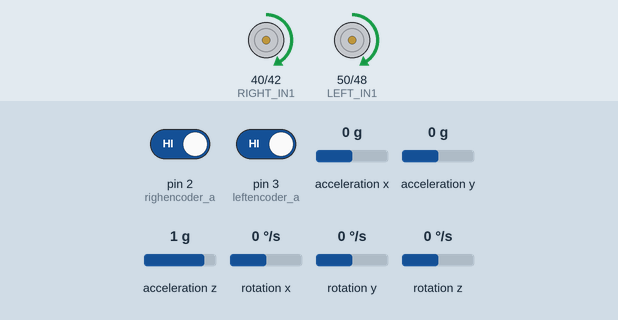
Simulated run of this sketch. Board: Arduino Mega 2560, built with avr-gcc and run on an emulated ATmega2560. Shown: motor-driver pin pairs drawn as motors (green arrow = first pin HIGH = forward, orange = second pin HIGH = backward, longer = more drive, scaled by the enable pin). Wiring (inferred from the names in the program): MPU-6050 motion sensor at I2C address 0x68. The test bench sets the inputs (shaded band); at power-on: acceleration x 0 g, rotation y 0 °/s, pin 2 (righencoder_a) HIGH, pin 3 (leftencoder_a) HIGH, acceleration y 0 g, acceleration z 1 g, rotation x 0 °/s, rotation z 0 °/s.

Above: at 1.2 s.
1.3 s: acceleration x set to -1.4 g
At 1.9 s:
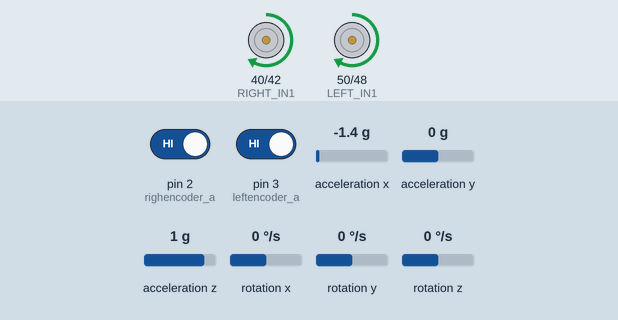
At 2.6 s:
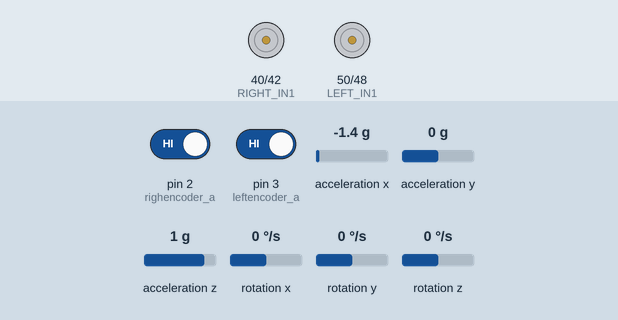
3.5 s: rotation y set to -192 °/s
At 4.6 s:
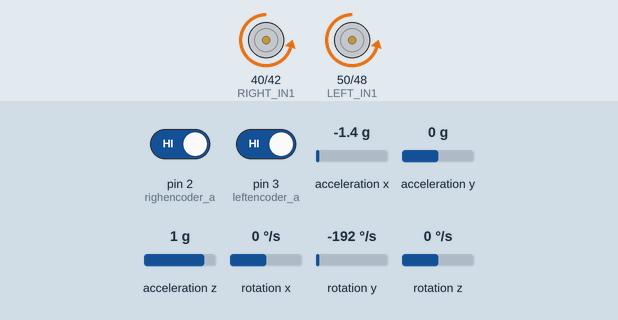
Timing chart, 0 to 7.1 s (numbered marks = the images above; inputs shaded):
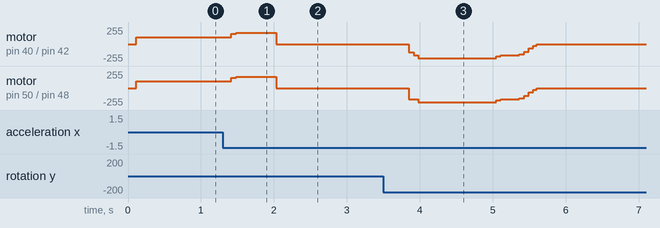

The sketch:

Fuzzy.ino
```cpp
#include <Wire.h>
#include "Kalman.h"
#include <avr/io.h>
#include <avr/interrupt.h>

Kalman kalmanX;

// =================== PIN CONFIG ===================
const int LEFT_PWM  = 46;  // Mega: Timer5
const int LEFT_IN1  = 50;
const int LEFT_IN2  = 48;

const int RIGHT_PWM = 44;  // Mega: Timer5
const int RIGHT_IN1 = 40;
const int RIGHT_IN2 = 42;

// =================== ENCODERS ===================
volatile long leftencoder  = 0;
volatile long righencoder  = 0;

const int leftencoder_a = 3;
const int leftencoder_b = 5;
const int righencoder_a = 2;
const int righencoder_b = 4;

// =================== IMU ===================
float AcX, AcZ;
float Gxro, Gxrate;     // gyro deg/s
float pitch = 0.0f;     // deg
float pitch_offset_deg = 0.5f;  // chỉnh bias thủ công

uint32_t t_prev_us = 0;
uint8_t i2cData[14];

// =================== STATES (đang tính nhưng chưa dùng vào điều khiển) ===================
float theta, phi;
float thetadot, phidot;
float thetaold = 0, phiold = 0;

// =================== MOTOR CONFIG ===================
const int PWM_MAX   = 255;
const int PWM_MIN   = 20;   // min PWM để thắng ma sát (tune)
const int PWM_DEADBAND = 2; // |U| < deadband => dừng (tune)

// =================== FUZZY SCALE (CHUẨN HÓA VỀ [-1..1]) ===================
// e = góc nghiêng (rad). de = tốc độ góc (rad/s)
// E_MAX ~ 20deg = 0.349rad (tune theo xe)
// DE_MAX ~ 200deg/s = 3.49rad/s (tune theo gyro)
const float E_MAX  = 0.25f;  // rad
const float DE_MAX = 2.0f;   // rad/s

// U scale
const float U_MAX = 220.0f;  // scale ra PWM (tune 180..255)

// =================== I2C ===================
static inline void i2cWriteByte(uint8_t addr, uint8_t reg, uint8_t data) {
  Wire.beginTransmission(addr);
  Wire.write(reg);
  Wire.write(data);
  Wire.endTransmission(true);
}

static inline int i2cRead(uint8_t addr, uint8_t reg, uint8_t* data, int len) {
  Wire.beginTransmission(addr);
  Wire.write(reg);
  if (Wire.endTransmission(false) != 0) return 1;
  Wire.requestFrom(addr, (uint8_t)len);
  for (int i = 0; i < len; i++) {
    if (!Wire.available()) return 2;
    data[i] = Wire.read();
  }
  return 0;
}

// =================== FUZZY UTILS ===================
static inline float tri(float x, float a, float b, float c) {
  if (x <= a || x >= c) return 0.0f;
  if (x == b) return 1.0f;
  if (x < b)  return (x - a) / (b - a);
  return (c - x) / (c - b);
}
static inline float trapL(float x, float a, float b) { // left-shoulder
  if (x <= a) return 1.0f;
  if (x >= b) return 0.0f;
  return (b - x) / (b - a);
}
static inline float trapR(float x, float a, float b) { // right-shoulder
  if (x <= a) return 0.0f;
  if (x >= b) return 1.0f;
  return (x - a) / (b - a);
}

// ===== 7 MF for [-1..1] =====
// NB, NM, NS, ZO, PS, PM, PB
static inline void fuzzify7(float x, float mu[7]) {
  // NB, PB dùng shoulder để không bị “mất lực” ở biên
  mu[0] = trapL(x, -1.0f, -0.6667f);
  mu[1] = tri  (x, -1.0f, -0.6667f, -0.3333f);
  mu[2] = tri  (x, -0.6667f, -0.3333f,  0.0f);
  mu[3] = tri  (x, -0.3333f,  0.0f,  0.3333f);
  mu[4] = tri  (x,  0.0f,  0.3333f,  0.6667f);
  mu[5] = tri  (x,  0.3333f,  0.6667f,  1.0f);
  mu[6] = trapR(x,  0.6667f,  1.0f);
}

// output MF (same set) for idx 0..6 at x in [-1..1]
static inline float mu_out7(int idx, float x) {
  switch (idx) {
    case 0: return trapL(x, -1.0f, -0.6667f);
    case 1: return tri  (x, -1.0f, -0.6667f, -0.3333f);
    case 2: return tri  (x, -0.6667f, -0.3333f,  0.0f);
    case 3: return tri  (x, -0.3333f,  0.0f,  0.3333f);
    case 4: return tri  (x,  0.0f,  0.3333f,  0.6667f);
    case 5: return tri  (x,  0.3333f,  0.6667f,  1.0f);
    case 6: return trapR(x,  0.6667f,  1.0f);
    default: return 0.0f;
  }
}

// ===== RULE TABLE (1..7) =====
const uint8_t rule_u[7][7] = {
  {7,7,6,6,6,5,4},
  {7,6,6,6,5,4,3},
  {6,6,5,4,3,2,2},
  {6,5,4,3,2,2,1},
  {6,4,3,2,2,1,1},
  {5,4,3,2,2,2,1},
  {4,3,2,2,2,1,1}
};

// Fuzzy-PD: input đã chuẩn hóa [-1..1]
static inline float fuzzyPD_norm(float eN, float deN) {
  float muE[7], muDE[7];
  fuzzify7(eN, muE);
  fuzzify7(deN, muDE);

  float num = 0.0f, den = 0.0f;

  // centroid by sampling 201 points: -1..1 step 0.01
  for (int i = 0; i <= 200; i++) {
    float x = -1.0f + 0.01f * i;
    float muAgg = 0.0f;

    for (int ie = 0; ie < 7; ie++) {
      float muEi = muE[ie];
      if (muEi <= 0) continue;

      for (int ide = 0; ide < 7; ide++) {
        float w = (muEi < muDE[ide]) ? muEi : muDE[ide]; // min
        if (w <= 0) continue;

        int outIdx = rule_u[ie][ide] - 1;               // 0..6
        float mout = mu_out7(outIdx, x);
        float clipped = (w < mout) ? w : mout;          // min(w, mout)
        if (clipped > muAgg) muAgg = clipped;           // max
      }
    }

    num += x * muAgg;
    den += muAgg;
  }

  if (den <= 1e-6f) return 0.0f;
  return num / den; // -1..1
}

// =================== MOTOR ===================
static inline void setMotor(int pwmPin, int in1, int in2, float u) {
  float au = fabs(u);

  // deadband -> stop
  if (au < PWM_DEADBAND) {
    digitalWrite(in1, LOW);
    digitalWrite(in2, LOW);
    analogWrite(pwmPin, 0);
    return;
  }

  int pwm = (int)au;
  if (pwm > 0) pwm = pwm + PWM_MIN;   // thêm minPWM khi thật sự chạy
  if (pwm > PWM_MAX) pwm = PWM_MAX;

  if (u > 0) { // forward
    digitalWrite(in1, HIGH);
    digitalWrite(in2, LOW);
  } else {     // reverse
    digitalWrite(in1, LOW);
    digitalWrite(in2, HIGH);
  }

  analogWrite(pwmPin, pwm);
}

static inline void motorcontrol(float L, float R) {
  setMotor(LEFT_PWM,  LEFT_IN1,  LEFT_IN2,  L);
  setMotor(RIGHT_PWM, RIGHT_IN1, RIGHT_IN2, R);
}

// =================== ISR ===================
void left_isr() {
  // Nếu chiều encoder ngược thực tế -> đảo ++/-- tại đây
  if (digitalRead(leftencoder_b)) leftencoder--;
  else leftencoder++;
}

void righ_isr() {
  // Nếu chiều encoder ngược thực tế -> đảo ++/-- tại đây
  if (digitalRead(righencoder_b)) righencoder++;
  else righencoder--;
}

// =================== READ MPU ===================
static inline void READ_MPU(float &dt) {
  // Read 14 bytes from ACCEL_XOUT_H
  i2cRead(0x68, 0x3B, i2cData, 14);

  int16_t ax = (int16_t)((i2cData[0] << 8) | i2cData[1]);
  int16_t az = (int16_t)((i2cData[4] << 8) | i2cData[5]);
  int16_t gx = (int16_t)((i2cData[10] << 8) | i2cData[11]);

  AcX = (float)ax;
  AcZ = (float)az;

  // gyro: deg/s (FS=±250dps => 131 LSB/deg/s)
  Gxro   = -(float)gx;          // giữ dấu giống code bạn
  Gxrate = Gxro / 131.0f;

  // dt by micros
  uint32_t t_now = micros();
  dt = (t_now - t_prev_us) * 1e-6f;
  if (dt <= 0) dt = 0.005f;
  t_prev_us = t_now;

  float accAngle = atan2(AcX, AcZ) * RAD_TO_DEG;
  pitch = kalmanX.getAngle(accAngle, Gxrate, dt);
  pitch -= pitch_offset_deg;
}

// =================== PWM FREQ (OPTIONAL) ===================
// Pins 44/46 on Mega use Timer5. Set ~31kHz for smoother motor (optional)
static inline void setupTimer5_31kHz() {
  // Fast PWM 8-bit, prescaler = 1  => ~31.37kHz on Timer5
  // Arduino core sets Timer5 for analogWrite; we overwrite to high freq.
  TCCR5A = 0;
  TCCR5B = 0;
  // Fast PWM 8-bit: WGM50=1
  TCCR5A |= (1 << WGM50);
  // Non-inverting on OC5A/OC5B: COM5A1, COM5B1
  TCCR5A |= (1 << COM5A1) | (1 << COM5B1);
  // prescaler = 1
  TCCR5B |= (1 << CS50);
  // OC5A=46, OC5B=45 (nhưng bạn dùng 44/46; 44 là OC5C -> cũng set)
  TCCR5A |= (1 << COM5C1); // enable OC5C
}

// =================== SETUP ===================
void setup() {
  pinMode(LEFT_PWM,  OUTPUT);
  pinMode(LEFT_IN1,  OUTPUT);
  pinMode(LEFT_IN2,  OUTPUT);
  pinMode(RIGHT_PWM, OUTPUT);
  pinMode(RIGHT_IN1, OUTPUT);
  pinMode(RIGHT_IN2, OUTPUT);

  pinMode(leftencoder_a, INPUT_PULLUP);
  pinMode(leftencoder_b, INPUT_PULLUP);
  pinMode(righencoder_a, INPUT_PULLUP);
  pinMode(righencoder_b, INPUT_PULLUP);

  attachInterrupt(digitalPinToInterrupt(leftencoder_a), left_isr, RISING);
  attachInterrupt(digitalPinToInterrupt(righencoder_a), righ_isr, RISING);

  Wire.begin();
  Wire.setClock(400000);

  // Wake MPU6050
  i2cWriteByte(0x68, 0x6B, 0x00); // PWR_MGMT_1 = 0
  delay(50);

  // (optional) set gyro full scale = ±250dps (0x1B=0)
  i2cWriteByte(0x68, 0x1B, 0x00);
  // (optional) set accel full scale = ±2g (0x1C=0)
  i2cWriteByte(0x68, 0x1C, 0x00);

  // Read initial accel to set Kalman angle
  i2cRead(0x68, 0x3B, i2cData, 6);
  int16_t ax0 = (int16_t)((i2cData[0] << 8) | i2cData[1]);
  int16_t az0 = (int16_t)((i2cData[4] << 8) | i2cData[5]);
  AcX = (float)ax0;
  AcZ = (float)az0;

  float accAngle0 = atan2(AcX, AcZ) * RAD_TO_DEG;
  kalmanX.setAngle(accAngle0);

  // Init time
  t_prev_us = micros();

  // Optional: high-frequency PWM (nếu driver TB6612 thích 20k-30k)
  setupTimer5_31kHz();

  // Stop motors
  motorcontrol(0, 0);
}

// =================== LOOP ===================
void loop() {
  float dt;
  READ_MPU(dt);

  // Safety
  if (fabs(pitch) > 45.0f) {
    motorcontrol(0, 0);
    return;
  }

  // ===== Encoder states (hiện tại chưa dùng vào điều khiển) =====
  // dt dùng đúng theo READ_MPU
  theta = 0.55f * (leftencoder + righencoder);
  phi   = 0.25f * (leftencoder - righencoder);

  thetadot = (theta - thetaold) / dt;
  phidot   = (phi - phiold) / dt;

  thetaold = theta;
  phiold   = phi;

  // ===== Fuzzy PD =====
  // e: pitch (rad), de: gyro rate (rad/s)
  float e  = -pitch  * DEG_TO_RAD;      // rad
  float de = -Gxrate * DEG_TO_RAD;      // rad/s

  // normalize to [-1..1]
  float eN  = e  / E_MAX;
  float deN = de / DE_MAX;
  if (eN  > 1) eN  = 1; if (eN  < -1) eN  = -1;
  if (deN > 1) deN = 1; if (deN < -1) deN = -1;

  float uN = fuzzyPD_norm(eN, deN);     // -1..1
  float U  = -uN * U_MAX;               // PWM-like command

  // 2 motor same command for balancing
  motorcontrol(U, U);
}
```

Kalman.h
```cpp
// (licence header left out)
#ifndef _Kalman_h
#define _Kalman_h

class Kalman {
public:
    Kalman() {
        /* We will set the varibles like so, these can also be tuned by the user */
        Q_angle = 0.001;
        Q_bias = 0.003;
        R_measure = 0.03;

        bias = 0; // Reset bias
        P[0][0] = 0; // Since we assume tha the bias is 0 and we know the starting angle (use setAngle), the error covariance matrix is set like so - see: http://en.wikipedia.org/wiki/Kalman_filter#Example_application.2C_technical
        P[0][1] = 0;
        P[1][0] = 0;
        P[1][1] = 0;
    };
    // The angle should be in degrees and the rate should be in degrees per second and the delta time in seconds
    double getAngle(double newAngle, double newRate, double dt) {
        // KasBot V2 - Kalman filter module - http://www.x-firm.com/?page_id=145
        // Modified by Kristian Lauszus
        // See my blog post for more information: http://blog.tkjelectronics.dk/2012/09/a-practical-approach-to-kalman-filter-and-how-to-implement-it

        // Discrete Kalman filter time update equations - Time Update ("Predict")
        // Update xhat - Project the state ahead
        /* Step 1 */
        rate = newRate - bias;
        angle += dt * rate;

        // Update estimation error covariance - Project the error covariance ahead
        /* Step 2 */
        P[0][0] += dt * (dt*P[1][1] - P[0][1] - P[1][0] + Q_angle);
        P[0][1] -= dt * P[1][1];
        P[1][0] -= dt * P[1][1];
        P[1][1] += Q_bias * dt;

        // Discrete Kalman filter measurement update equations - Measurement Update ("Correct")
        // Calculate Kalman gain - Compute the Kalman gain
        /* Step 4 */
        S = P[0][0] + R_measure;
        /* Step 5 */
        K[0] = P[0][0] / S;
        K[1] = P[1][0] / S;

        // Calculate angle and bias - Update estimate with measurement zk (newAngle)
        /* Step 3 */
        y = newAngle - angle;
        /* Step 6 */
        angle += K[0] * y;
        bias += K[1] * y;

        // Calculate estimation error covariance - Update the error covariance
        /* Step 7 */
        P[0][0] -= K[0] * P[0][0];
        P[0][1] -= K[0] * P[0][1];
        P[1][0] -= K[1] * P[0][0];
        P[1][1] -= K[1] * P[0][1];

        return angle;
    };
    void setAngle(double newAngle) { angle = newAngle; }; // Used to set angle, this should be set as the starting angle
    double getRate() { return rate; }; // Return the unbiased rate

    /* These are used to tune the Kalman filter */
    void setQangle(double newQ_angle) { Q_angle = newQ_angle; };
    void setQbias(double newQ_bias) { Q_bias = newQ_bias; };
    void setRmeasure(double newR_measure) { R_measure = newR_measure; };

private:
    /* Kalman filter variables */
    double Q_angle; // Process noise variance for the accelerometer
    double Q_bias; // Process noise variance for the gyro bias
    double R_measure; // Measurement noise variance - this is actually the variance of the measurement noise

    double angle; // The angle calculated by the Kalman filter - part of the 2x1 state matrix
    double bias; // The gyro bias calculated by the Kalman filter - part of the 2x1 state matrix
    double rate; // Unbiased rate calculated from the rate and the calculated bias - you have to call getAngle to update the rate

    double P[2][2]; // Error covariance matrix - This is a 2x2 matrix
    double K[2]; // Kalman gain - This is a 2x1 matrix
    double y; // Angle difference - 1x1 matrix
    double S; // Estimate error - 1x1 matrix
};

#endif
```

Measured:
- after the input at 1.3 s, motor on pin 40 (RIGHT_IN1) / pin 42 (RIGHT_IN2), motor on pin 50 (LEFT_IN1) / pin 48 (LEFT_IN2): forward 103/255 → forward 156/255 after 0.12 s, → forward 166/255 0.07 s later, → stopped 0.55 s later
